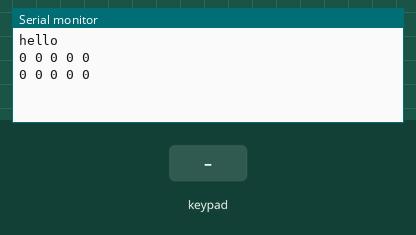
A sketch run on a simulated Arduino Uno, built with avr-gcc and run on an emulated ATmega328P. Parts: the last lines printed to the serial monitor. Wiring (inferred from the names in the program): 7×5 keypad (labels assumed): rows pin 2, pin 3, pin 4, pin 5, pin 6, pin 7, pin 8; columns pin 9, pin 10, pin 11, pin 12, pin 13. The inputs (shaded band) are chosen by the test bench.

Above: at 2.0 s.
2.1 s: key '5' pressed
At 2.6 s:
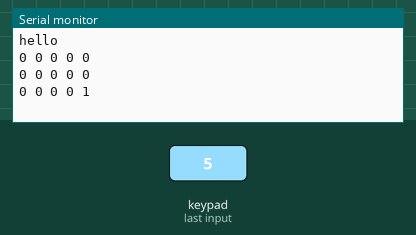
3.6 s: keypad keys 2 3 4 5 6 7 8 pressed 0.4 s apart
At 4.2 s:
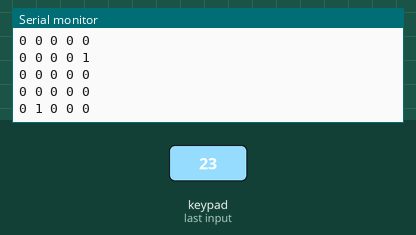
7.9 s: keypad keys 2 3 4 5 6 7 8 D pressed 0.4 s apart
At 9.3 s:
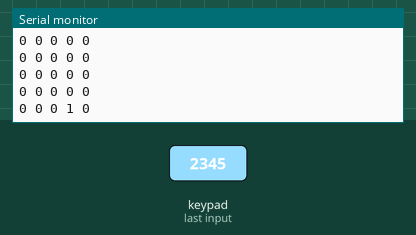
12.6 s: key '1' pressed
At 13.2 s:
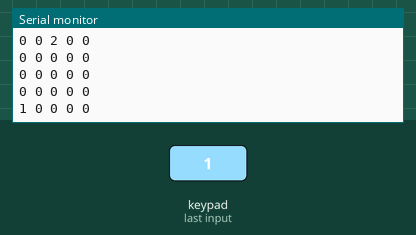
Timing chart, 0 to 15.1 s (numbered marks = the images above; inputs shaded):
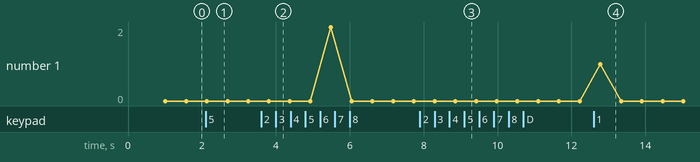

Measured:
- after the input at 2.1 s, the serial monitor: prints a new line at once (image 1)
- after the input at 3.6 s, the serial monitor: prints a new line after 0.21 s (image 2)
- after the input at 7.9 s, the serial monitor: prints a new line after 0.96 s (image 3)
- after the input at 12.6 s, the serial monitor: prints a new line after 0.18 s (image 4)

The sketch:

scan_matrix_arduino.ino
```cpp
/*
 * Use a 5×7 LED matrix, part number A3570E or A-3570E, as a light
 * sensor on an Arduino.  The intended use here is scanning punched
 * cards with 4.57mm hole spacing, and we only scan a couple of times
 * a second, then sending the data back to the host via USB.
 *
 * Note that this circuit is very sensitive to noise on the power
 * supply.  I can't use it while the Arduino is plugged into my
 * netbook when the netbook is plugged into the wall.  It's also very
 * sensitive to parasitic capacitances and static electricity in the
 * environment.
 *
 * Wiring table:
 * Arduino pin:  A-3570E pin:
 * 2             9
 * 3             14
 * 4             8
 * 5             12
 * 6             1
 * 7             7
 * 8             2
 *
 * 9             13
 * 10            3
 * 11            11
 * 12            10
 * 13            6
 */

int row_pins[] = { 2, 3, 4, 5, 6, 7, 8 };
int nrows = sizeof(row_pins) / sizeof(*row_pins);
int column_pins[] = { 9, 10, 11, 12, 13 };
int ncols = sizeof(column_pins) / sizeof(*column_pins);

void setup() {
  // say hello to show that we're here:
  pinMode(13, OUTPUT);
  digitalWrite(13, HIGH);
  delay(100);
  digitalWrite(13, LOW);
  delay(100);

  digitalWrite(13, HIGH);
  delay(500);
  digitalWrite(13, LOW);
  delay(100);

  Serial.begin(9600);
  Serial.write("hello\n");
}

typedef unsigned char column;

void loop() {
/*digitalWrite(13, HIGH);
  delay(10);
  digitalWrite(13, LOW);
*/
  unsigned char illuminated[ncols];
  for (int i = 0; i < ncols; i++) {
    illuminated[i] = scan_column(column_pins[i]);
  }
  for (int i = 0; i < ncols; i++) {
    Serial.print(illuminated[i], HEX);
    Serial.write(" ");
  }
  Serial.write("\n");

  for (int i = 0; i < 64; i++) {
    for (int j = 0; j < ncols; j++) {
      display_column(column_pins[j], illuminated[j]);
    }
  }
}

void display_column(char cathode_pin, unsigned char leds) {
  pinMode(cathode_pin, OUTPUT);
  digitalWrite(cathode_pin, 1);

  for (int i = 0; i < nrows; i++) {
    pinMode(row_pins[i], OUTPUT);
    digitalWrite(row_pins[i], !!(leds & 1 << i));
  }

  delay(1);

  pinMode(cathode_pin, INPUT);
  digitalWrite(cathode_pin, 0); // disable pullup
}

unsigned char scan_column(char cathode_pin) {
  pinMode(cathode_pin, OUTPUT);
  digitalWrite(cathode_pin, 0); // Reverse-bias the LEDs to use them as photodiodes.

  for (int i = 0; i < nrows; i++) {
    pinMode(row_pins[i], OUTPUT);
    digitalWrite(row_pins[i], 1);
  }

  delay(1);

  for (int i = 0; i < nrows; i++) {
    pinMode(row_pins[i], INPUT);
    digitalWrite(row_pins[i], 0); // disable pullup
  }

  int pin_state[nrows];
  int pin_time[nrows];
  int pins_left = nrows;
  for (int i = 0; i < nrows; i++) {
    pin_time[i] = -1;
    pin_state[i] = 1;
  }

  for (int t = 0; t < 1000 && pins_left; t++) {
    for (int i = 0; i < nrows; i++) {
      if (pin_state[i] && !digitalRead(row_pins[i])) {
        pin_state[i] = 0;
        pin_time[i] = t;
        pins_left--;
      }
    }
  }

/* * /
  if (cathode_pin == 9) Serial.write("\n");
  for (int i = 0; i < nrows; i++) {
    Serial.print(i, DEC);
    Serial.write(" ");
    Serial.print(pin_time[i], DEC);
    Serial.write(" ");
  }
  Serial.write("\n");

// */

  pinMode(cathode_pin, INPUT);
  digitalWrite(cathode_pin, 0); // disable pullup

  unsigned char rv = 0;
  for (signed char i = nrows-1; i >= 0; --i) {
    rv <<= 1;
    if (pin_time[i] != -1) rv++;
  }

  return rv;
}
```
